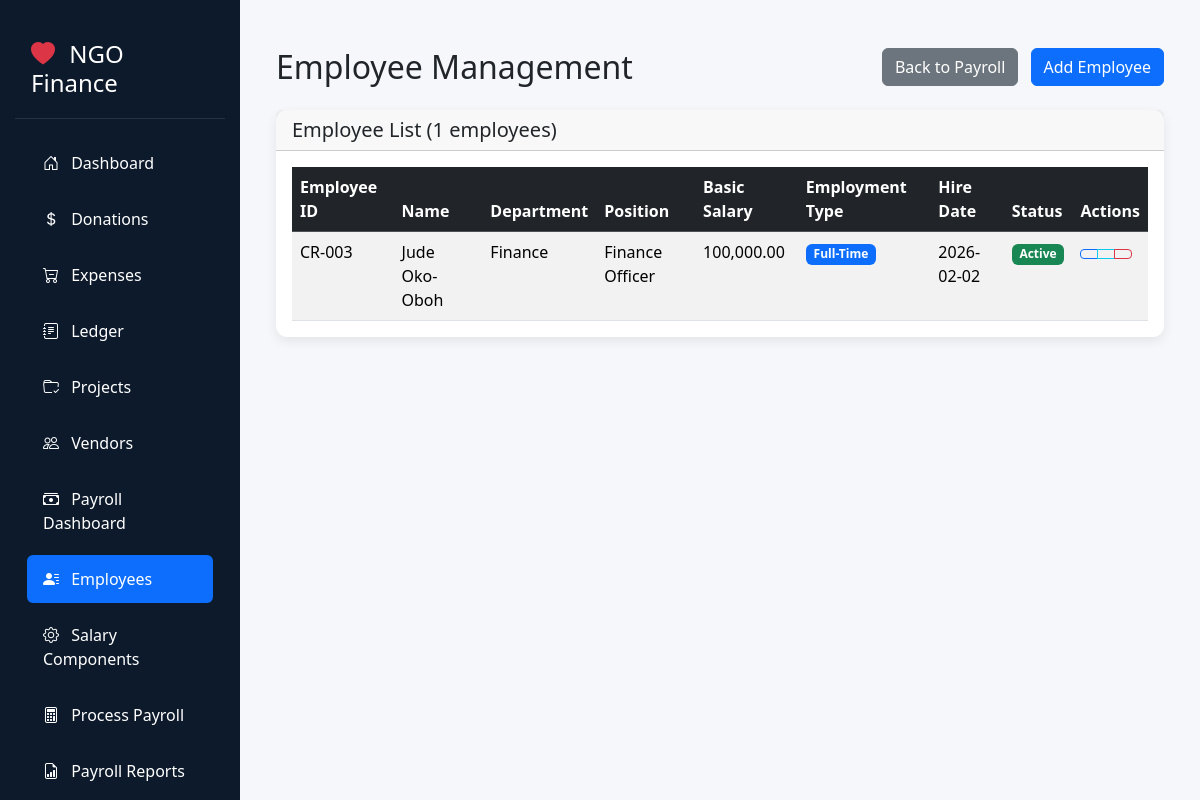
The page /employees on the database its author committed.
### tables this page shows
CREATE TABLE employees (
            id INTEGER PRIMARY KEY AUTOINCREMENT,
            employee_id TEXT UNIQUE NOT NULL,
            full_name TEXT NOT NULL,
            email TEXT UNIQUE,
            phone TEXT,
            designation TEXT NOT NULL,
            department TEXT,
            monthly_salary REAL NOT NULL,
            tax_id TEXT,
            bank_account TEXT,
            bank_name TEXT,
            is_active INTEGER DEFAULT 1,
            hire_date TEXT,
            created_at TEXT DEFAULT (datetime('now')),
            updated_at TEXT DEFAULT (datetime('now'))
        , first_name TEXT, last_name TEXT, address TEXT, date_of_birth TEXT, termination_date TEXT, position TEXT, employment_type TEXT, basic_salary REAL DEFAULT 0, bank_account_number TEXT, bank_account_name TEXT, pension_fund TEXT, emergency_contact_name TEXT, emergency_contact_phone TEXT);

### main.py (the view)
@app.get("/employees", response_class=HTMLResponse)
async def employees_list(request: Request):
    with get_db() as conn:
        rows = conn.execute("""
            SELECT * FROM employees
            WHERE is_active = 1
            ORDER BY last_name, first_name
        """).fetchall()
        employees = [normalize_employee_row(row) for row in rows]
    return templates.TemplateResponse("employees.html", {
        "request": request,
        "employees": employees
    })

### templates/employees.html (shortened to what this page needs)
{% extends "base.html" %}
{% block content %}
<div class="container-fluid mt-4">
    <div class="d-flex justify-content-between align-items-center mb-4">
        <h2 class="mb-0">Employee Management</h2>
        <div>
            <a href="/payroll" class="btn btn-secondary me-2">
                 Back to Payroll
            </a>
            <a href="/add-employee" class="btn btn-primary">
                 Add Employee
            </a>
        </div>
    </div>
    {% if employees %}
        <div class="card">
            <div class="card-header">
                <h5 class="mb-0">Employee List ({{ employees|length }} employees)</h5>
            </div>
            <div class="card-body">
                <div class="table-responsive">
                    <table class="table table-striped table-hover">
                        <thead class="table-dark">
                            <tr>
                                <th>Employee ID</th>
                                <th>Name</th>
                                <th>Department</th>
                                <th>Position</th>
                                <th>Basic Salary</th>
                                <th>Employment Type</th>
                                <th>Hire Date</th>
                                <th>Status</th>
                                <th>Actions</th>
                            </tr>
                        </thead>
                        <tbody>
                            {% for employee in employees %}
                            <tr>
                                <td>{{ employee.employee_id }}</td>
                                <td>{{ employee.first_name }} {{ employee.last_name }}</td>
                                <td>{{ employee.department or '—' }}</td>
                                <td>{{ employee.position or '—' }}</td>
                                <td>{{ "{:,.2f}".format(employee.basic_salary) | format_currency }}</td>
                                <td>
                                    <span class="badge bg-{{ 'primary' if employee.employment_type == 'full-time' else 'info' if employee.employment_type == 'part-time' else 'secondary' }}">
                                        {{ employee.employment_type.title() }}
                                    </span>
                                </td>
                                <td>{{ employee.hire_date }}</td>
                                <td>
                                    <span class="badge bg-success">Active</span>
                                </td>
                                <td>
                                    <div class="btn-group" role="group">
                                        <a href="/edit-employee/{{ employee.employee_id }}" class="btn btn-sm btn-outline-primary" title="Edit">
                                        </a>
                                        <a href="/employee-salary/{{ employee.employee_id }}" class="btn btn-sm btn-outline-info" title="Salary Structure">
                                        </a>
                                        <button class="btn btn-sm btn-outline-danger" title="Delete"
                                                onclick="deleteEmployee('{{ employee.employee_id }}', '{{ employee.first_name }} {{ employee.last_name }}')">
                                        </button>
                                    </div>
                                </td>
                            </tr>
                            {% endfor %}
                        </tbody>
                    </table>
                </div>
            </div>
        </div>
    {% endif %}
</div>
{% endblock %}

### static/style.css (style rules this page uses)
.card { border-radius: 0.7rem; box-shadow: 0 4px 12px rgba(0, 0, 0, 0.08); border: none; }
.table { margin-bottom: 0; }
.table th { font-weight: 600; }
table, tr, td { page-break-inside: avoid; }
td { word-wrap: break-word; }

### templates/base.html (style rules this page uses)
:root { --sidebar-width: 240px; --sidebar-bg: #0d1a2b; --sidebar-hover: #1e3a5f; --active-bg: #2c5282; }
body { min-height: 100vh; background-color: #f5f7fa; }

### rows shown on the page
employees: employee_id "CR-003", first_name "Jude", last_name "Oko-Oboh", department "Finance", position "Finance Officer", basic_salary "100,000.00", employment_type "Full-Time", hire_date "2026-02-02"

### other values the page prints
{{ employees|length }} "1"
